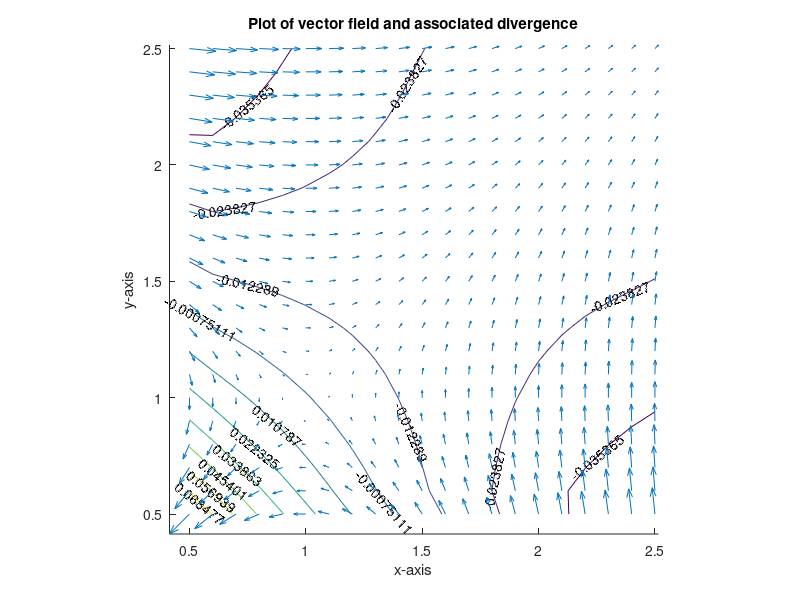

Reproduce this figure in MATLAB.
clc
clear
close all

%mesh
m = 0.5:0.1:2.5;
[x,y] = meshgrid(m);

%function
ui = log(y).*exp(-x);
uj = log(x).*exp(-y);

%divergence
d = divergence(ui,uj);
hold on 
contour(m,m,d,'showtext','on')
quiver(m,m,ui,uj)
hold off

%formatting
axis('image');
xlabel('x-axis')
ylabel('y-axis')
title('Plot of vector field and associated divergence')